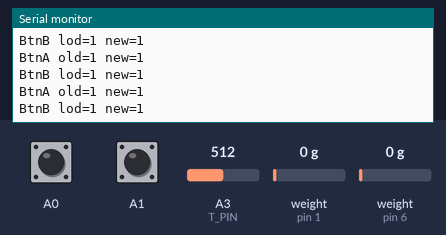
A program run on a simulated Arduino Micro, built with avr-gcc and run on an emulated ATmega32U4. On the bench: the last lines printed to the serial monitor. Inputs (shaded band) come from the test bench; at power-on: A0 HIGH, A1 HIGH, A3 (T_PIN) = 512, weight on the scale (sensors on pin 1, pin 6) 0 g. USB keyboard and mouse output is not drawn.

Above: at 8.2 s.
8.3 s: A0 pulled LOW for 0.25 s
10.0 s: A1 pulled LOW for 0.25 s
At 10.34 s:
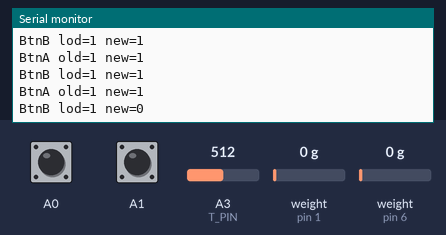
11.7 s: A0 pulled LOW for 1 s
14.2 s: A1 pulled LOW for 1 s
At 14.58 s:
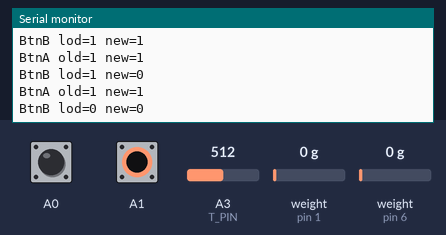

Measured:
- after the input at 10.0 s, the serial monitor: prints a new line after 0.18 s (image 1)
- after the input at 14.2 s, the serial monitor: prints a new line at once (image 2)

The program:

main.cpp
```cpp
// 调用库来自：https://github.com/bogde/HX711
#include <HX711.h>
// 调用库来自：https://github.com/MHeironimus/ArduinoJoystickLibrary
#include <Joystick.h>

/*
定义称重传感器（刹车）相关参数
calibration_factor 称重传感器标定系数
DOUT 数据引脚
CLK 时钟引脚
SCALE_MIN HX711最小输入量（完全释放时的原始值）
SCALE_MAX HX711最大输入量（完全踩下时的原始值）
B_MIN 刹车踏板下限值
B_MAX 刹车踏板上限值
*/
#define calibration_factor 100
#define DOUT 1
#define CLK 0
#define SCALE_MIN 2500
#define SCALE_MAX 12000
#define B_MIN 0
#define B_MAX 4096

/*
定义称重传感器（手刹）相关参数
calibration_factor 称重传感器标定系数
DOUT 数据引脚
CLK 时钟引脚
SCALE_MIN HX711最小输入量
SCALE_MAX HX711最大输入量
B_MIN 刹车踏板下限值
B_MAX 刹车踏板上限值
*/
#define calibration_factor2 100
#define DOUT2 6
#define CLK2 7
#define SCALE_MIN2 4000
#define SCALE_MAX2 10000
#define H_MIN 0
#define H_MAX 4096

/*
定义油门（Throttle）参数
T_PIN 模拟电压量输入引脚
T_INPUT_MIN 油门传感器最小模拟量（完全释放时的原始值）
T_INPUT_MAX 油门传感器最大模拟量（完全踩下时的原始值）
T_MIN 油门踏板下限值
T_MAX 油门踏板上限值
*/
#define T_PIN A3
#define T_INPUT_MIN 230
#define T_INPUT_MAX 460
#define T_MIN 0
#define T_MAX 255

/*
定义离合（XAxis）参数
C_PIN 模拟电压量输入引脚
C_INPUT_MIN 离合传感器最小模拟量（完全释放时的原始值）
C_INPUT_MAX 离合传感器最大模拟量（完全踩下时的原始值）
C_MIN 离合踏板下限值
C_MAX 离合踏板上限值
*/
#define C_PIN A2
#define C_INPUT_MIN 200
#define C_INPUT_MAX 460
#define C_MIN 0
#define C_MAX 255

// 创建Loadcell类，以阻塞模式启动
HX711 Loadcell;
HX711 Loadcell2;

// 创建Joystick类，定义外设类型和各轴启用状态
Joystick_ Joystick(0x04, JOYSTICK_TYPE_JOYSTICK, // HID设备ID设置为0x04 | 外设类型设置为Joystick（摇杆）
                   2, 0,                         // 0个按钮 | 0个切换开关
                   true, false, false,           // X轴扳机启用 | Y轴扳机禁用 | Z轴扳机禁用
                   false, false, false,          // X轴旋转禁用 | Y轴旋转禁用 | Z轴旋转禁用
                   false, true,                  // 脚舵禁用 | 油门启用
                   true, true, false);           // 加速器禁用 | 刹车启用 | 方向盘禁用

// 声明各踏板所需的变量
int Brake_ = 0;
int handBrake_ = 0;
int Throttle_ = 0;
int Clutch_ = 0;

int BtnA = 0;
int BtnB = 0;

void setup()
{
    delay(5000);
    Serial.begin(115200);

    Serial.println("arduino micro setup");
    pinMode(A0, INPUT_PULLUP);
    pinMode(A1, INPUT_PULLUP);
    // 初始化Joystick库
    Joystick.begin(false);

    // 设置各轴区间
    Joystick.setThrottleRange(T_MIN, T_MAX);
    Joystick.setBrakeRange(B_MIN, B_MAX);
    Joystick.setXAxisRange(C_MIN, C_MAX);
    Joystick.setAcceleratorRange(H_MIN, H_MAX);

    // 设置HX711使用的引脚
    Loadcell.begin(DOUT, CLK);

    // 载入称重传感器标定数据
    Loadcell.set_scale(calibration_factor);
    Loadcell.tare();

    // 设置HX711使用的引脚
    Loadcell2.begin(DOUT2, CLK2);
    // 载入称重传感器标定数据
    Loadcell2.set_scale(calibration_factor2);
    Loadcell2.tare();
}

void loop()
{

    int currBtnStateA = digitalRead(A0);
    Serial.println("BtnA old=" + String(BtnA) + " new=" + String(currBtnStateA));
    if (BtnA != currBtnStateA)
    {
        Joystick.setButton(0, currBtnStateA);
        BtnA = currBtnStateA;
    }
    int currBtnStateB = digitalRead(A1);
    Serial.println("BtnB lod=" + String(BtnB) + " new=" + String(currBtnStateB));
    if (BtnB != currBtnStateB)
    {
        Joystick.setButton(1, currBtnStateB);
        BtnB = currBtnStateB;
    }

    // 读取称重传感器数据作为刹车值，若原始变量为负值，则需要使用负号： -Loadcell.get
    Brake_ = Loadcell.get_units();
    if (Brake_ < SCALE_MAX * 0.01) // 小于1%时置0，防止刹车跳动
    {
        Brake_ = 0;
    }
    Brake_ = map(Brake_, SCALE_MIN, SCALE_MAX, B_MIN, B_MAX); // 值映射
    Joystick.setBrake(Brake_);

    handBrake_ = Loadcell2.get_units();
    handBrake_ = map(handBrake_, SCALE_MIN2, SCALE_MAX2, B_MIN, B_MAX); // 值映射
    Joystick.setAccelerator(handBrake_);

    // // 将离合值传入离合摇杆（XAxis）
    // Clutch_ = analogRead(C_PIN);
    // // Serial.println(Clutch_);
    // //  Serial.println("---------");
    // Clutch_ = map(Clutch_, C_INPUT_MIN, C_INPUT_MAX, C_MIN, C_MAX); // 值映射
    // // Serial.println(Clutch_);
    // Clutch_ = C_MAX - Clutch_; // 霍尔电压值反转，视磁铁布置方式而定
    // Joystick.setXAxis(Clutch_);

    // 将油门值传入油门摇杆（Throttle）
    Throttle_ = analogRead(T_PIN);
    Throttle_ = map(Throttle_, T_INPUT_MIN, T_INPUT_MAX, T_MIN, T_MAX); // 值映射
    Throttle_ = T_MAX - Throttle_;                                      // 霍尔电压值反转，视磁铁布置方式而定
    Joystick.setThrottle(Throttle_);

    // 更新状态，设置循环延迟10ms
    Joystick.sendState();
    delay(10);
}
```
